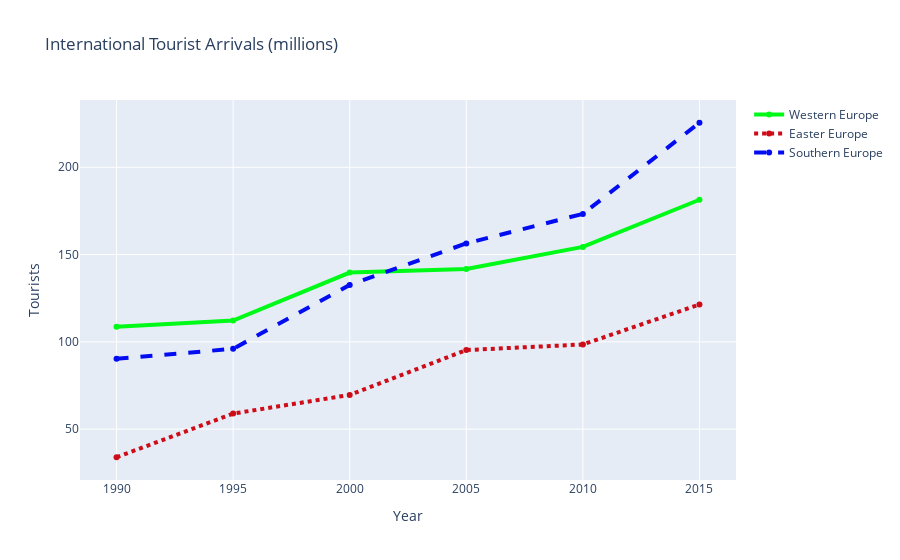

The code cell stored with this chart in its notebook:
### Code cell
#combo of data and layout creates a figure using a dictionary format
fig=dict(data=data, layout=layout)

offline.iplot(fig)

### Figure 1 — Plotly figure (JSON) as saved in the notebook; plotly's stock layout.template omitted (floating-point values rounded to 4 significant figures)
{"data": [{"line": {"color": "rgb(0,250,24)", "width": 4}, "name": "Western Europe", "type": "scatter", "x": [1990, 1995, 2000, 2005, 2010, 2015], "y": [108.6, 112.2, 139.7, 141.7, 154.4, 181.4]}, {"line": {"color": "rgb(205,12,24)", "dash": "dot", "width": 4}, "name": "Easter Europe", "type": "scatter", "x": [1990, 1995, 2000, 2005, 2010, 2015], "y": [33.9, 58.9, 69.6, 95.3, 98.5, 121.4]}, {"line": {"color": "rgba(2,12,240,191)", "dash": "dash", "width": 4}, "name": "Southern Europe", "type": "scatter", "x": [1990, 1995, 2000, 2005, 2010, 2015], "y": [90.3, 96, 132.6, 156.4, 173.3, 225.5]}], "layout": {"title": {"text": "International Tourist Arrivals (millions)"}, "xaxis": {"title": {"text": "Year"}}, "yaxis": {"title": {"text": "Tourists"}}}}
